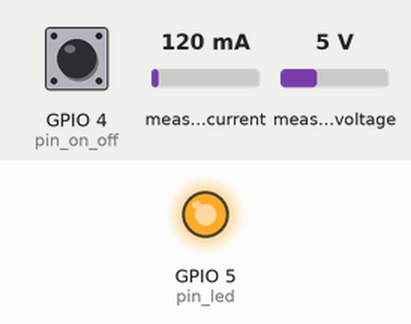
This sketch was run on a simulated ESP32. Shown: output pins drawn as LEDs (lit = HIGH). Dashed ring = blinking. Inputs (shaded band) come from the test bench; at power-on: GPIO 4 (pin_on_off) LOW, measured current 120 mA, measured voltage 5 V. Storage starts empty; what the sketch prints to the serial monitor is not drawn.

Above: at 11.2 s.
11.3 s: GPIO 4 (pin_on_off) pulsed HIGH 5 times (0.12 s each, 0.3 s apart)
At 11.75 s:
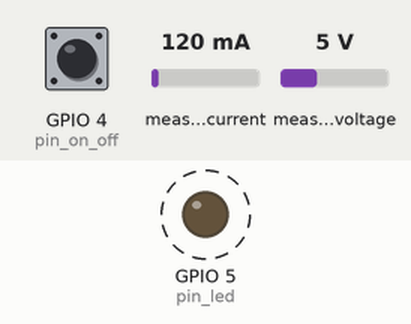
14.3 s: GPIO 4 (pin_on_off) driven HIGH
At 14.8 s:
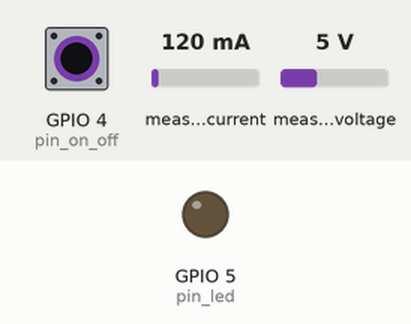
Timing chart, 0 to 17.3 s (numbered marks = the images above; inputs shaded):
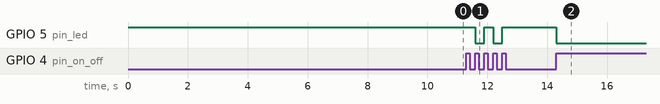

The sketch:

power_log.ino
```cpp
#include <Wire.h>
#include <Adafruit_INA219.h>

#include "logger.h"

Adafruit_INA219 ina219;

const int pin_on_off = 4;
const int pin_led = 5;
bool logger_on = false;
bool first_time = true;

void IRAM_ATTR toggle_on_off()
{
    if (first_time){
        first_time = false;
        return;
    }
    digitalWrite(pin_led, logger_on);
    logger_on = !logger_on;
}

void setup(void)
{
    Serial.begin(115200);

    // Botao de on/off
    pinMode(pin_on_off, INPUT);
    pinMode(pin_led, OUTPUT);
    attachInterrupt(pin_on_off, toggle_on_off, RISING);
    digitalWrite(pin_led, HIGH);

    while (!Serial) {
        delay(1);
    }

    unsigned int init_time = millis();
    do{
        Serial.println(">> Aguardando Terminal: " + String((10000 - (millis() - init_time)),1) + "s");
    } while(millis() - init_time < 10000);

    // ===================================================================
    setup_log();
    // readFile(SD, "/TESTE.txt");
    // writeFile(SD, "/log.txt", "Mensagem 1");
    // appendFile(SD, "/log.txt", "Mensagem 2");
    // appendFile(SD, "/log.txt", "Mensagem 3");
    // readFile(SD, "/log.txt");
    // ===================================================================

    Serial.println("==================");
    Serial.println("=== POWER LOG ====");
    Serial.println("==================");

    if (!ina219.begin()) {
        Serial.println(">> Erro ao conectar com o INA219");
        while (1) { delay(10); }
    }

    Serial.println("==================");
    Serial.println("INICIALIZANDO...  ");
    Serial.println("==================");

    // Serial.println("tempo[ms];tensao[V];corrente[mA];potencia[mW]");
    writeFile(SD, "/datalogger.txt", "tempo[ms];tensao[V];corrente[mA];potencia[mW]\n");
}

void loop(void) {
    static unsigned int start_time_ms = millis();
    float shuntvoltage = ina219.getShuntVoltage_mV();
    float busvoltage = ina219.getBusVoltage_V();
    float current_mA = ina219.getCurrent_mA();
    float power_mW = ina219.getPower_mW();
    float load_voltage = busvoltage + (shuntvoltage / 1000);

    if (logger_on){
        String msg = get_message(millis()-start_time_ms, load_voltage, current_mA, power_mW);
        appendFile(SD, "/datalogger.txt", msg);
    }
    else{
        Serial.println(">> Sem coleta de dados! Apertar o botao para começar.");
        //start_time_ms = millis(); Iria comecar do zero o contador de tempo do append, mas acho melho o contador continuar para vermos o gap sem coleta
    }
    delay(1000);
}
```

logger.cpp
```cpp
#include "logger.h"

void setup_log(){

    SPI.begin(sck, miso, mosi, cs);
    if (!SD.begin(cs)) {
        Serial.println("Card Mount Failed");
        return;
    }

    uint8_t cardType = SD.cardType();

    if (cardType == CARD_NONE) {
        Serial.println("No SD card attached");
        return;
    }

    Serial.print("SD Card Type: ");
    if (cardType == CARD_MMC) {
        Serial.println("MMC");
    } else if (cardType == CARD_SD) {
        Serial.println("SDSC");
    } else if (cardType == CARD_SDHC) {
        Serial.println("SDHC");
    } else {
        Serial.println("UNKNOWN");
    }

    uint64_t cardSize = SD.cardSize() / (1024 * 1024);
    Serial.printf("Tamanho SD Card: %lluMB\n", cardSize);

}

void readFile(fs::FS &fs, const char *path) {
    Serial.printf("Reading file: %s\n", path);

    File file = fs.open(path);
    if (!file) {
        Serial.println("Failed to open file for reading");
        return;
    }

    Serial.println("\n======================");
    Serial.print("Leitura de arquivo: ");
    Serial.println("\n======================");
    while (file.available()) {
        Serial.write(file.read());
    }
    file.close();
}

void writeFile(fs::FS &fs, const char *path, const char *message) {
    Serial.println(">>> ESCRITA: " + String(path) + " | Mensagem: '" + String(message) + "'");
    File file = fs.open(path, FILE_WRITE);

    if (!file) {
        Serial.println("['" + String(path) + "']: Erro ao tentar abrir o arquivo!");
        return;
    }

    if (file.print(message))
        Serial.println("CRIANDO ARQUIVO '" + String(path) + "' COM A MENSAGEM: " + String(message));
    else
        Serial.println("['" + String(path) + "']: Erro de escrita no arquivo!");
    file.close();
}

void appendFile(fs::FS &fs, const char *path, String message) {
    File file = fs.open(path, FILE_APPEND);

    if (!file) {
        Serial.println("['" + String(path) + "']: Erro ao tentar abrir o arquivo!");
        return;
    }

    if (file.print(message))
        Serial.println("INSERINDO DADOS EM '" + String(path) + "': " + String(message));
    else
        Serial.println("['" + String(path) + "']: Erro de anexar no arquivo!");
    file.close();
}

String get_message(unsigned long time, float voltage, float current, float power){
    String msg_str = String(time) + ";" + String(voltage, 2) + ";" + String(current, 2) + ";" + String(power, 2) + "\n";
    return msg_str;
}
```

logger.h
```cpp
#pragma once

#include <Arduino.h>
#include "FS.h"
#include "SD.h"
#include "SPI.h"

const int sck   =   14;
const int miso  =   2;
const int mosi  =   15;
const int cs    =   13;

void setup_log();
void readFile(fs::FS &fs, const char *path);
void writeFile(fs::FS &fs, const char *path, const char *message);
void appendFile(fs::FS &fs, const char *path, String message);
String get_message(unsigned long time, float voltage, float current, float power);
```

Measured:
- after the input at 11.3 s, GPIO 5 (pin_led): alternates HIGH for 0.30 s and LOW for 0.30 s, 4 changes in all, then stays HIGH, starting after 0.30 s
- after the input at 14.3 s, GPIO 5 (pin_led): HIGH → LOW at once
